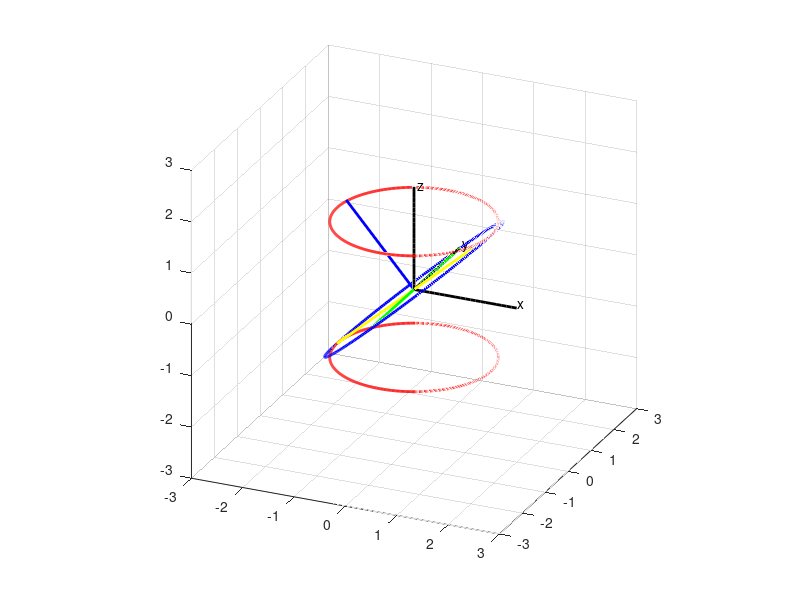

Source code (MATLAB):
% Plot moving 3D gear set with 1.5R-2R gears, no L
% Mengtang Li
% Mar 30

% OK this is wrong. Check version 9

clear; clf; close all;

figure('OuterPosition', [50 50 1000 1000]);
grid minor; grid on; hold on;
% plot axes
xaxis_x = 0:0.1:2;
xaxis_y = zeros(1,size(xaxis_x,2));
xaxis_z = zeros(1,size(xaxis_x,2));

yaxis_x = zeros(1,size(xaxis_x,2));
yaxis_y = 0:0.1:2;
yaxis_z = zeros(1,size(xaxis_x,2));

zaxis_x = zeros(1,size(xaxis_x,2));
zaxis_y = zeros(1,size(xaxis_x,2));
zaxis_z = 0:0.1:2;

xlim([-3 3]); ylim([-3 3]); zlim([-3 3]);

plot3(xaxis_x,xaxis_y,xaxis_z,'k','linewidth',2);
grid on; grid minor; hold on;
plot3(yaxis_x,yaxis_y,yaxis_z,'k','linewidth',2);
plot3(zaxis_x,zaxis_y,zaxis_z,'k','linewidth',2);
% legend('x-axis', 'y-axis', 'z-axis');
text(2.0,0.05,0.05,'x');
text(0.05,2.0,0.05,'y');
text(0.05,0.05,2.0,'z');
daspect([1 1 1]);
view(24,24);

alpha = pi/6;
beta = pi/6;
R = 1;
% L = (2*sqrt(3)-3)*R;
angle = 0:0.01:2*pi;
n = size(angle,2);
x_record1 = zeros(1,n);
y_record1 = zeros(1,n);
z_record1 = zeros(1,n);
x_record2 = zeros(1,n);
y_record2 = zeros(1,n);
z_record2 = zeros(1,n);
x_record3 = zeros(1,n);
y_record3 = zeros(1,n);
z_record3 = zeros(1,n);

% plot3(L/2*cos(angle), L/2*sin(angle), 0*angle, 'r', 'linewidth',2)
plot3(1.5*R*cos(angle), 1.5*R*sin(angle), 0*angle+sqrt(7)/2*R, 'r', 'linewidth',2)
plot3(1.5*R*cos(angle), 1.5*R*sin(angle), 0*angle-sqrt(7)/2*R, 'r', 'linewidth',2)
pause(2);

for i = 1:1:n
    wt = angle(i);
    % cosa = 3/4; sina = sqrt(7)/4; 
    Ainv = [ (3*cos(2*wt))/4,        (3*sin(2*wt))/4,         7^(1/2)/4;
             -sin(2*wt),                cos(2*wt),               0;
         -(7^(1/2)*cos(2*wt))/4,    -(7^(1/2)*sin(2*wt))/4,     3/4];
    
    Binv = [ cos(-1.5*wt) sin(-1.5*wt) 0;
        -sin(-1.5*wt) cos(-1.5*wt) 0;
        0       0       1;];
    
    C = Binv*Ainv;
    % Now the C is correct
    
    % distance between origin and center of rotating circle
    R_x = 0;
    R_y = 0;
    R_z = 0;
    
    % the rotating circle [blue]
    theta = 0:0.02:2*pi;
    rho_x = 2*R*(cos(theta)*C(1,1)+sin(theta)*C(2,1));
    rho_y = 2*R*(cos(theta)*C(1,2)+sin(theta)*C(2,2));
    rho_z = 2*R*(cos(theta)*C(1,3)+sin(theta)*C(2,3));
    
    % vertex of normal vector of radius R in moving frame
    rho_xvt = 0+0+2*R*C(3,1);
    rho_yvt = 0+0+2*R*C(3,2);
    rho_zvt = 0+0+2*R*C(3,3);
    % 1st point (0 deg) in moving frame
    rho_x1 = 2*R*(cos(0)*C(1,1)+sin(0)*C(2,1));
    rho_y1 = 2*R*(cos(0)*C(1,2)+sin(0)*C(2,2));
    rho_z1 = 2*R*(cos(0)*C(1,3)+sin(0)*C(2,3));
    % 2nd point (90 deg) in moving frame
    rho_x2 = 2*R*(cos(pi/2)*C(1,1)+sin(pi/2)*C(2,1));
    rho_y2 = 2*R*(cos(pi/2)*C(1,2)+sin(pi/2)*C(2,2));
    rho_z2 = 2*R*(cos(pi/2)*C(1,3)+sin(pi/2)*C(2,3));
    % 3rd point (180 deg) in moving frame
    rho_x3 = 2*R*(cos(pi)*C(1,1)+sin(pi)*C(2,1));
    rho_y3 = 2*R*(cos(pi)*C(1,2)+sin(pi)*C(2,2));
    rho_z3 = 2*R*(cos(pi)*C(1,3)+sin(pi)*C(2,3));
    % 4th point (270 deg) in moving frame
    rho_x4 = 2*R*(cos(3*pi/2)*C(1,1)+sin(3*pi/2)*C(2,1));
    rho_y4 = 2*R*(cos(3*pi/2)*C(1,2)+sin(3*pi/2)*C(2,2));
    rho_z4 = 2*R*(cos(3*pi/2)*C(1,3)+sin(3*pi/2)*C(2,3));
    
    % center of moving circle in fixed frame
    r_x = R_x + rho_x;
    r_y = R_y + rho_y;
    r_z = R_z + rho_z;
    %vertex of normal vector of radius R in fixed frame
    r_xvt = R_x + rho_xvt;  x_record1(i) = r_xvt;
    r_yvt = R_y + rho_yvt;  y_record1(i) = r_yvt;
    r_zvt = R_z + rho_zvt;  z_record1(i) = r_zvt;
    % 1st point (0 deg) in fixed frame
    r_x1 = R_x + rho_x1;  x_record2(i) = r_x1;
    r_y1 = R_y + rho_y1;  y_record2(i) = r_y1;
    r_z1 = R_z + rho_z1;  z_record2(i) = r_z1;
    % 2nd point (90 deg) in fixed frame
    r_x2 = R_x + rho_x2;  x_record3(i) = r_x2;
    r_y2 = R_y + rho_y2;  y_record3(i) = r_y2;
    r_z2 = R_z + rho_z2;  z_record3(i) = r_z2;
    % 3rd point (180 deg) in fixed frame
    r_x3 = R_x + rho_x3;
    r_y3 = R_y + rho_y3;
    r_z3 = R_z + rho_z3;
    % 4th point (270 deg) in fixed frame
    r_x4 = R_x + rho_x4;
    r_y4 = R_y + rho_y4;
    r_z4 = R_z + rho_z4;
    
    plotcircle1 = plot3(r_x,r_y,r_z,'b','linewidth',2);
    plotline0 = plot3([R_x; r_xvt], [R_y; r_yvt], [R_z; r_zvt],'b','linewidth',2);
    plotline1 = plot3([r_x1; r_x3], [r_y1; r_y3], [r_z1; r_z3],'y','linewidth',2);
    plotline2 = plot3([r_x2; r_x4], [r_y2; r_y4], [r_z2; r_z4],'g','linewidth',2);
    
    
    pause(0.02);
    if (i < n)
        delete(plotcircle1);
        delete(plotline0);
        delete(plotline1);
        delete(plotline2);
    end
    
end
